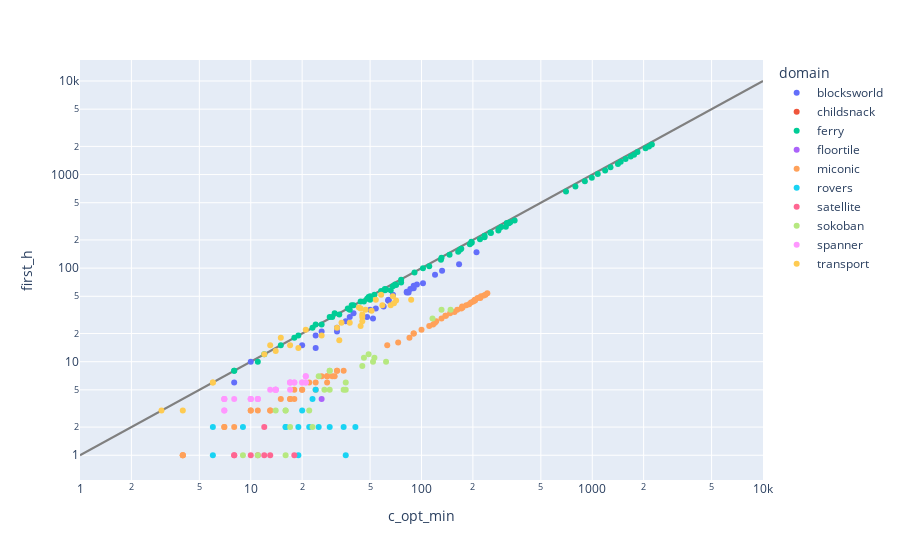

The code cell stored with this chart in its notebook:
### Code cell
""" visualise prediction vs min(returned plan length, reference plan length)"""
model = GPR
df = WHOLE_DF
df = df[df["solved"] == True]
df = df[df["model"] == rename(model)]
fig = px.scatter(df, x="c_opt_min", y="first_h", color="domain", log_x=True, log_y=True)
max_metric= 1e4
diagonal = px.line(x=[1, max_metric], y=[1, max_metric], color_discrete_sequence=['gray'])
fig = go.Figure(diagonal.data + fig.data, layout=fig.layout)
fig.show()

### Figure 1 — Plotly figure (JSON) as saved in the notebook; plotly's stock layout.template omitted (floating-point values rounded to 4 significant figures)
{"data": [{"hovertemplate": "x=%{x}<br>y=%{y}<extra></extra>", "legendgroup": "", "line": {"color": "gray", "dash": "solid"}, "marker": {"symbol": "circle"}, "mode": "lines", "name": "", "orientation": "v", "showlegend": false, "type": "scatter", "x": [1, 10000], "xaxis": "x", "y": [1, 10000], "yaxis": "y"}, {"hovertemplate": "domain=blocksworld<br>c_opt_min=%{x}<br>first_h=%{y}<extra></extra>", "legendgroup": "blocksworld", "marker": {"color": "#636efa", "symbol": "circle"}, "mode": "markers", "name": "blocksworld", "orientation": "v", "showlegend": true, "type": "scatter", "x": [10, 8, 20, 24, 24, 26, 32, 32, 36, 38, 48, 40, 52, 50, 54, 60, 64, 64, 64, 64, 68, 82, 68, 84, 90, 86, 82, 94, 90, 102, 120, 132, 166, 210], "xaxis": "x", "y": [10, 6, 15, 14, 19, 21, 23, 21, 27, 30, 30, 33, 29, 36, 37, 39, 45, 45, 45, 46, 51, 55, 52, 55, 61, 60, 56, 67, 65, 69, 85, 94, 110, 148], "yaxis": "y"}, {"hovertemplate": "domain=childsnack<br>c_opt_min=%{x}<br>first_h=%{y}<extra></extra>", "legendgroup": "childsnack", "marker": {"color": "#EF553B", "symbol": "circle"}, "mode": "markers", "name": "childsnack", "orientation": "v", "showlegend": true, "type": "scatter", "x": [14, 15, 14, 14, 15, 17, 18, 18, 17, 21], "xaxis": "x", "y": [-1, -1, -1, -1, -1, -1, -1, -1, -1, -2], "yaxis": "y"}, {"hovertemplate": "domain=ferry<br>c_opt_min=%{x}<br>first_h=%{y}<extra></extra>", "legendgroup": "ferry", "marker": {"color": "#00cc96", "symbol": "circle"}, "mode": "markers", "name": "ferry", "orientation": "v", "showlegend": true, "type": "scatter", "x": [8, 8, 12, 11, 15, 18, 19, 23, 24, 26, 30, 29, 31, 33, 37, 39, 46, 40, 44, 49, 50, 50, 53, 58, 61, 66, 62, 71, 68, 76, 38, 48, 61, 70, 76, 91, 102, 111, 130, 131, 146, 164, 168, 171, 192, 197, 196, 220, 234, 234, 255, 253, 282, 283, 293, 312, 325, 316, 331, 351, 702, 797, 905, 994, 1077, 1190, 1279, 1414, 1468, 1567, 1679, 1757, 1840, 2052, 2149, 2234], "xaxis": "x", "y": [8, 8, 12, 10, 15, 18, 19, 23, 25, 25, 30, 30, 33, 32, 37, 40, 44, 40, 44, 49, 46, 50, 52, 57, 58, 58, 59, 66, 64, 70, 36, 47, 60, 67, 75, 90, 100, 105, 123, 129, 139, 150, 157, 161, 180, 187, 191, 203, 214, 222, 237, 240, 252, 262, 275, 277, 301, 303, 310, 323, 659, 747, 849, 923, 1017, 1102, 1194, 1298, 1367, 1467, 1556, 1630, 1741, 1911, 1989, 2095], "yaxis": "y"}, {"hovertemplate": "domain=floortile<br>c_opt_min=%{x}<br>first_h=%{y}<extra></extra>", "legendgroup": "floortile", "marker": {"color": "#ab63fa", "symbol": "circle"}, "mode": "markers", "name": "floortile", "orientation": "v", "showlegend": true, "type": "scatter", "x": [26], "xaxis": "x", "y": [4], "yaxis": "y"}, {"hovertemplate": "domain=miconic<br>c_opt_min=%{x}<br>first_h=%{y}<extra></extra>", "legendgroup": "miconic", "marker": {"color": "#FFA15A", "symbol": "circle"}, "mode": "markers", "name": "miconic", "orientation": "v", "showlegend": true, "type": "scatter", "x": [4, 4, 4, 8, 7, 7, 10, 11, 10, 15, 13, 13, 18, 17, 17, 20, 20, 18, 24, 22, 24, 28, 26, 28, 28, 30, 31, 35, 32, 32, 63, 73, 85, 90, 90, 100, 111, 117, 120, 122, 131, 138, 139, 147, 156, 162, 171, 174, 183, 190, 195, 201, 206, 205, 213, 223, 232, 237, 243, 173, 221], "xaxis": "x", "y": [1, 1, 1, 2, 2, 2, 3, 3, 3, 4, 3, 3, 4, 4, 4, 5, 5, 5, 5, 6, 6, 6, 7, 7, 7, 7, 7, 8, 8, 8, 15, 16, 18, 20, 20, 22, 24, 25, 26, 27, 29, 31, 31, 33, 34, 36, 37, 38, 40, 41, 43, 44, 45, 46, 48, 50, 51, 52, 54, 39, 48], "yaxis": "y"}, {"hovertemplate": "domain=rovers<br>c_opt_min=%{x}<br>first_h=%{y}<extra></extra>", "legendgroup": "rovers", "marker": {"color": "#19d3f3", "symbol": "circle"}, "mode": "markers", "name": "rovers", "orientation": "v", "showlegend": true, "type": "scatter", "x": [9, 16, 23, 16, 6, 20, 35, 19, 6, 19, 29, 30, 36, 22, 41, 25, 24], "xaxis": "x", "y": [2, 2, 4, 2, 1, 3, 2, 2, 2, 1, 2, 0, 1, 2, 2, 2, 5], "yaxis": "y"}, {"hovertemplate": "domain=satellite<br>c_opt_min=%{x}<br>first_h=%{y}<extra></extra>", "legendgroup": "satellite", "marker": {"color": "#FF6692", "symbol": "circle"}, "mode": "markers", "name": "satellite", "orientation": "v", "showlegend": true, "type": "scatter", "x": [4, 8, 8, 5, 9, 10, 10, 8, 9, 8, 17, 11, 8, 18, 13, 12, 12], "xaxis": "x", "y": [0, 1, 0, 0, 0, 1, 0, 0, 0, 0, 0, 1, 1, 1, 1, 1, 2], "yaxis": "y"}, {"hovertemplate": "domain=sokoban<br>c_opt_min=%{x}<br>first_h=%{y}<extra></extra>", "legendgroup": "sokoban", "marker": {"color": "#B6E880", "symbol": "circle"}, "mode": "markers", "name": "sokoban", "orientation": "v", "showlegend": true, "type": "scatter", "x": [10, 7, 5, 17, 9, 17, 12, 11, 16, 11, 9, 22, 23, 14, 16, 36, 29, 27, 36, 35, 29, 16, 25, 29, 45, 52, 53, 46, 62, 49, 116, 148, 131], "xaxis": "x", "y": [-2, -2, -2, -2, -2, 2, 0, -1, 1, 1, 1, 3, 2, 3, 3, 5, 5, 5, 6, 5, 8, 3, 7, 8, 9, 10, 11, 11, 10, 12, 29, 36, 36], "yaxis": "y"}, {"hovertemplate": "domain=spanner<br>c_opt_min=%{x}<br>first_h=%{y}<extra></extra>", "legendgroup": "spanner", "marker": {"color": "#FF97FF", "symbol": "circle"}, "mode": "markers", "name": "spanner", "orientation": "v", "showlegend": true, "type": "scatter", "x": [7, 7, 7, 7, 7, 8, 10, 10, 10, 11, 11, 11, 13, 14, 14, 14, 14, 14, 17, 17, 17, 17, 18, 18, 20, 20, 21, 21, 21, 21], "xaxis": "x", "y": [4, 4, 4, 3, 3, 4, 4, 4, 4, 4, 4, 4, 5, 5, 5, 5, 5, 5, 6, 6, 6, 5, 6, 6, 6, 6, 7, 7, 6, 6], "yaxis": "y"}, {"hovertemplate": "domain=transport<br>c_opt_min=%{x}<br>first_h=%{y}<extra></extra>", "legendgroup": "transport", "marker": {"color": "#FECB52", "symbol": "circle"}, "mode": "markers", "name": "transport", "orientation": "v", "showlegend": true, "type": "scatter", "x": [3, 4, 6, 6, 12, 13, 14, 15, 19, 17, 21, 26, 32, 44, 34, 45, 45, 45, 51, 44, 47, 43, 66, 71, 59, 69, 87, 54, 68, 58, 33, 38], "xaxis": "x", "y": [3, 3, 6, 6, 12, 15, 13, 18, 14, 15, 22, 19, 23, 24, 26, 30, 32, 27, 35, 37, 36, 38, 40, 45, 40, 42, 46, 46, 50, 52, 17, 26], "yaxis": "y"}], "layout": {"legend": {"title": {"text": "domain"}, "tracegroupgap": 0}, "margin": {"t": 60}, "xaxis": {"anchor": "y", "domain": [0, 1], "title": {"text": "c_opt_min"}, "type": "log"}, "yaxis": {"anchor": "x", "domain": [0, 1], "title": {"text": "first_h"}, "type": "log"}}}
